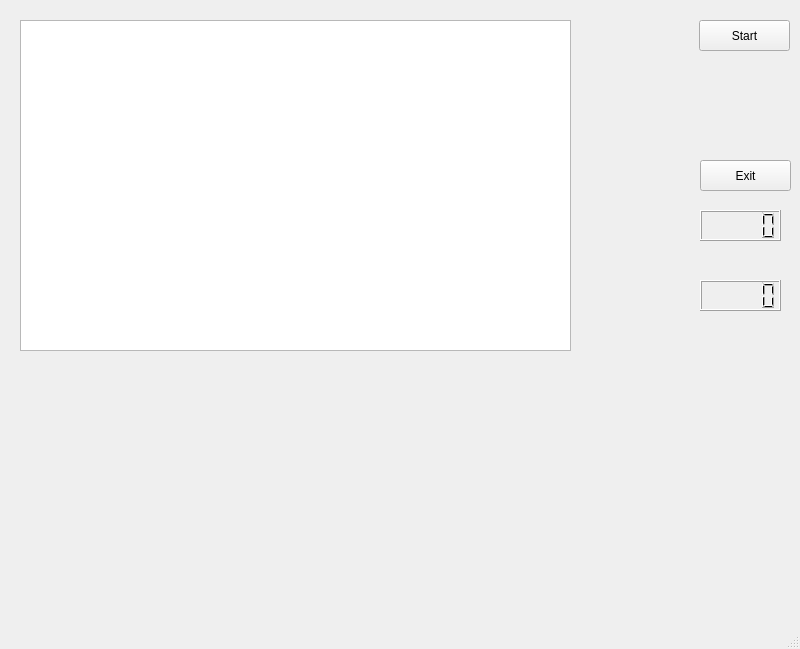
<?xml version="1.0" encoding="UTF-8"?>
<ui version="4.0">
 <class>MainWindow</class>
 <widget class="QMainWindow" name="MainWindow">
  <property name="geometry">
   <rect>
    <x>0</x>
    <y>0</y>
    <width>800</width>
    <height>649</height>
   </rect>
  </property>
  <property name="windowTitle">
   <string>MainWindow</string>
  </property>
  <widget class="QWidget" name="centralwidget">
   <widget class="QGraphicsView" name="gameView">
    <property name="geometry">
     <rect>
      <x>20</x>
      <y>20</y>
      <width>551</width>
      <height>331</height>
     </rect>
    </property>
   </widget>
   <widget class="QPushButton" name="startButton">
    <property name="geometry">
     <rect>
      <x>699</x>
      <y>20</y>
      <width>91</width>
      <height>31</height>
     </rect>
    </property>
    <property name="text">
     <string>Start</string>
    </property>
   </widget>
   <widget class="QPushButton" name="exitButton">
    <property name="geometry">
     <rect>
      <x>700</x>
      <y>160</y>
      <width>91</width>
      <height>31</height>
     </rect>
    </property>
    <property name="text">
     <string>Exit</string>
    </property>
   </widget>
   <widget class="QLCDNumber" name="timeLeft">
    <property name="geometry">
     <rect>
      <x>700</x>
      <y>210</y>
      <width>81</width>
      <height>31</height>
     </rect>
    </property>
   </widget>
   <widget class="QLCDNumber" name="pointsAmnt">
    <property name="geometry">
     <rect>
      <x>700</x>
      <y>280</y>
      <width>81</width>
      <height>31</height>
     </rect>
    </property>
   </widget>
  </widget>
  <widget class="QMenuBar" name="menubar">
   <property name="geometry">
    <rect>
     <x>0</x>
     <y>0</y>
     <width>800</width>
     <height>23</height>
    </rect>
   </property>
  </widget>
  <widget class="QStatusBar" name="statusbar"/>
 </widget>
 <resources/>
 <connections/>
</ui>
